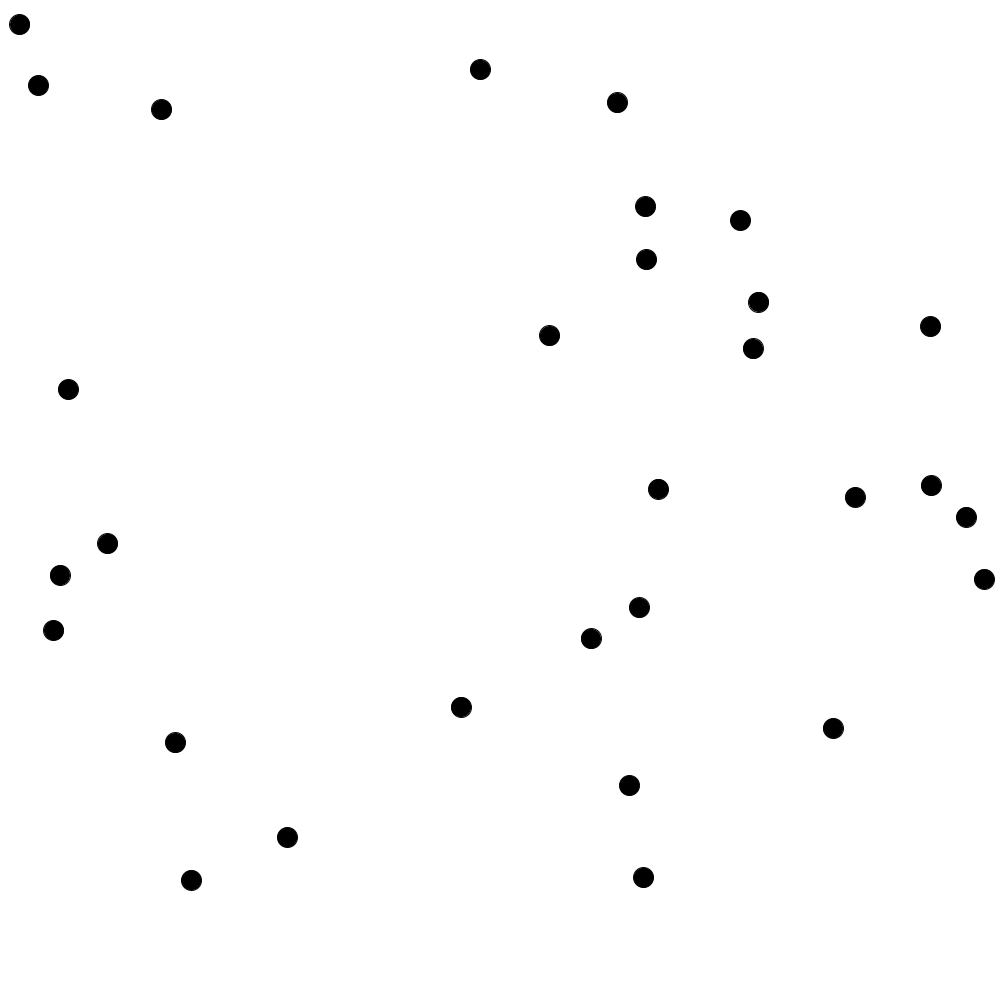
Frame 1 (no input)
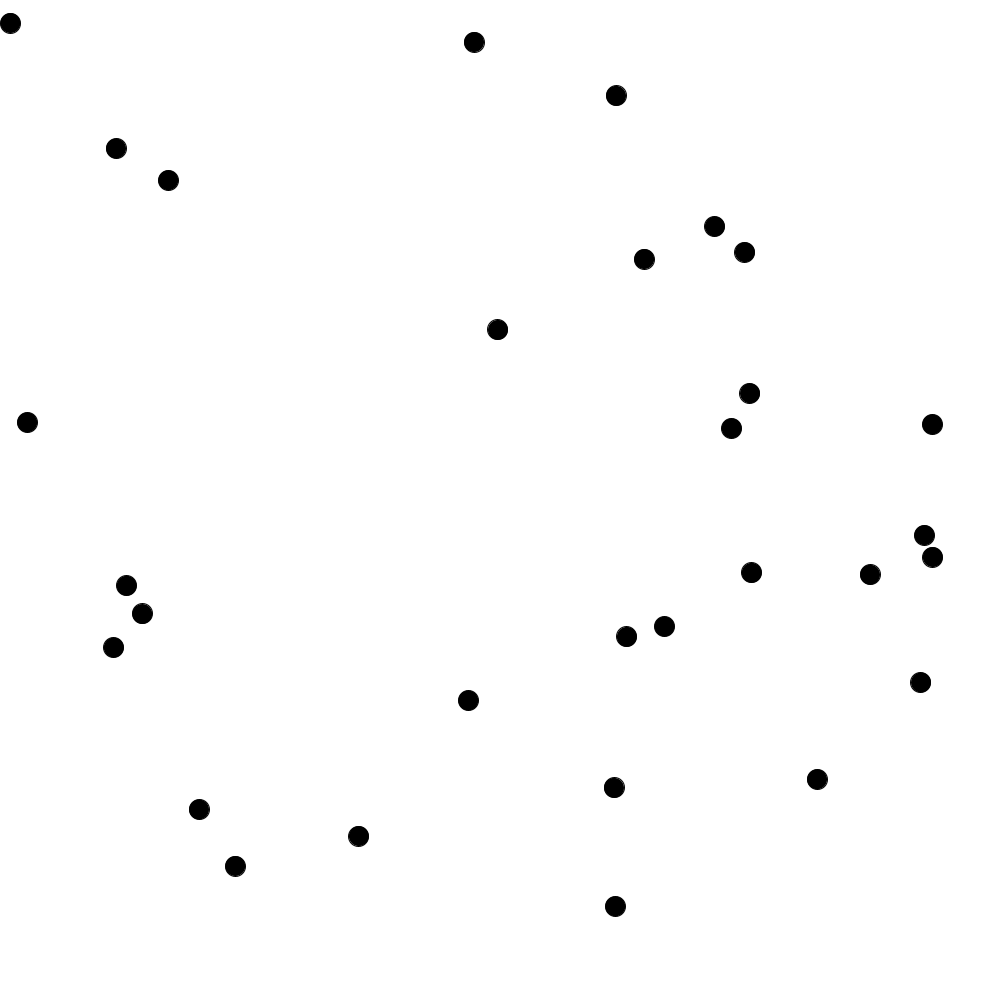
Frame 60 (the mouse pressed at the canvas centre just before this capture)
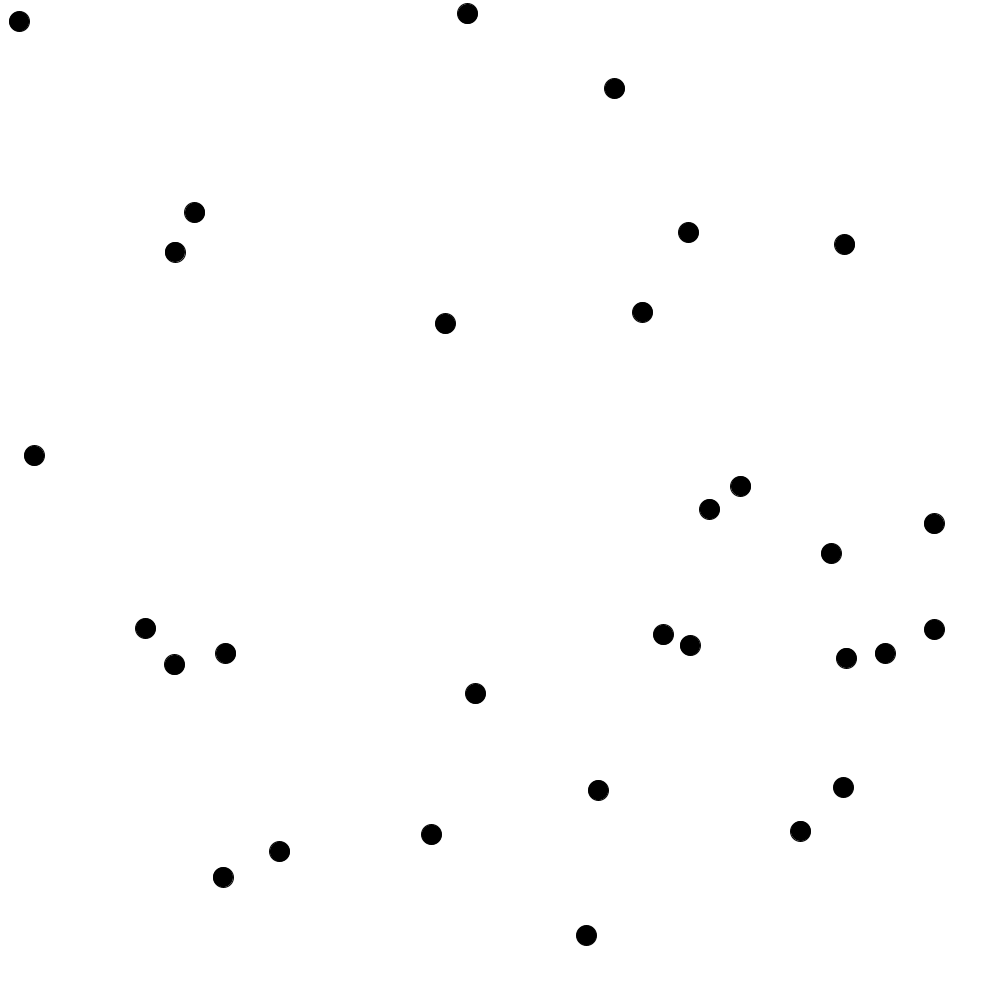
Frame 120 (the mouse held since frame 60 and released just before this capture)

The Processing sketch that drew these frames (run headless with seeded random() and noise(); from frame 60 on, the mouse is pressed at the canvas centre):

// Processing sketch: Demo
// ── Demo.pde
Circle[] circles = new Circle[30];

void setup() {
  size(1000, 1000);
  for(int i = 0; i < circles.length; i++) {
    circles[i] = new Circle();
  }
}


void draw() {
  background(255);
  
  for(int i = 0; i < circles.length; i++) {
    circles[i].display();
    circles[i].update();
  }
}
class Circle {
  PVector pos;
  PVector vel;
  PVector acc;
  float mass;
  float size;
  
  Circle() {
    pos = new PVector(random(width), random(height));
    vel = new PVector(random(1), random(1));
    acc = new PVector(random(-1, 1), random(-1, 1));
    mass = random(1, 5);
    size = 20;
  }
  
  void display() {
    fill(0);
    ellipse(pos.x, pos.y, size, size);
  }
  
  void update() {
    vel.add(acc);
    pos.add(vel);
    acc.mult(0);
    
    if(pos.x + size/2 > width || pos.x - size/2 < 0) {
      vel.x *= -1;
    }
    
    if(pos.y + size/2 > height || pos.y - size/2 < 0) {
      vel.y *= -1;
    }

  }
  
  
  
}
